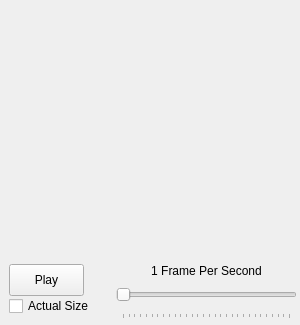
<?xml version="1.0" encoding="UTF-8"?>
<ui version="4.0">
 <class>PreviewWidget</class>
 <widget class="QDockWidget" name="PreviewWidget">
  <property name="geometry">
   <rect>
    <x>0</x>
    <y>0</y>
    <width>300</width>
    <height>347</height>
   </rect>
  </property>
  <property name="allowedAreas">
   <set>Qt::LeftDockWidgetArea|Qt::RightDockWidgetArea</set>
  </property>
  <property name="windowTitle">
   <string>Preview</string>
  </property>
  <widget class="QWidget" name="dockWidgetContents">
   <property name="maximumSize">
    <size>
     <width>300</width>
     <height>325</height>
    </size>
   </property>
   <layout class="QVBoxLayout" name="verticalLayout">
    <property name="spacing">
     <number>5</number>
    </property>
    <property name="leftMargin">
     <number>0</number>
    </property>
    <property name="topMargin">
     <number>5</number>
    </property>
    <property name="rightMargin">
     <number>0</number>
    </property>
    <property name="bottomMargin">
     <number>0</number>
    </property>
    <item>
     <widget class="QWidget" name="widget_3" native="true">
      <property name="maximumSize">
       <size>
        <width>300</width>
        <height>300</height>
       </size>
      </property>
      <layout class="QGridLayout" name="gridLayout">
       <property name="leftMargin">
        <number>0</number>
       </property>
       <property name="topMargin">
        <number>0</number>
       </property>
       <property name="rightMargin">
        <number>0</number>
       </property>
       <property name="bottomMargin">
        <number>0</number>
       </property>
       <item row="0" column="0">
        <widget class="QLabel" name="SpritePreview">
         <property name="minimumSize">
          <size>
           <width>256</width>
           <height>256</height>
          </size>
         </property>
         <property name="maximumSize">
          <size>
           <width>256</width>
           <height>256</height>
          </size>
         </property>
         <property name="frameShape">
          <enum>QFrame::NoFrame</enum>
         </property>
         <property name="frameShadow">
          <enum>QFrame::Sunken</enum>
         </property>
         <property name="text">
          <string/>
         </property>
         <property name="scaledContents">
          <bool>true</bool>
         </property>
         <property name="alignment">
          <set>Qt::AlignCenter</set>
         </property>
         <property name="margin">
          <number>0</number>
         </property>
        </widget>
       </item>
      </layout>
     </widget>
    </item>
    <item>
     <widget class="QWidget" name="widget" native="true">
      <property name="maximumSize">
       <size>
        <width>300</width>
        <height>70</height>
       </size>
      </property>
      <layout class="QHBoxLayout" name="horizontalLayout">
       <property name="spacing">
        <number>10</number>
       </property>
       <property name="leftMargin">
        <number>0</number>
       </property>
       <property name="topMargin">
        <number>0</number>
       </property>
       <property name="rightMargin">
        <number>0</number>
       </property>
       <property name="bottomMargin">
        <number>0</number>
       </property>
       <item>
        <widget class="QWidget" name="widget_4" native="true">
         <layout class="QGridLayout" name="gridLayout_2">
          <item row="0" column="0">
           <widget class="QPushButton" name="PlayPauseButton">
            <property name="minimumSize">
             <size>
              <width>75</width>
              <height>32</height>
             </size>
            </property>
            <property name="maximumSize">
             <size>
              <width>75</width>
              <height>32</height>
             </size>
            </property>
            <property name="text">
             <string>Play</string>
            </property>
           </widget>
          </item>
          <item row="1" column="0">
           <widget class="QCheckBox" name="ActualSizeCheck">
            <property name="text">
             <string>Actual Size</string>
            </property>
           </widget>
          </item>
         </layout>
        </widget>
       </item>
       <item>
        <widget class="QWidget" name="widget_2" native="true">
         <property name="maximumSize">
          <size>
           <width>230</width>
           <height>65</height>
          </size>
         </property>
         <layout class="QVBoxLayout" name="verticalLayout_2">
          <property name="spacing">
           <number>0</number>
          </property>
          <property name="leftMargin">
           <number>3</number>
          </property>
          <property name="topMargin">
           <number>0</number>
          </property>
          <property name="rightMargin">
           <number>3</number>
          </property>
          <property name="bottomMargin">
           <number>0</number>
          </property>
          <item>
           <widget class="QLabel" name="FPSLabel">
            <property name="maximumSize">
             <size>
              <width>240</width>
              <height>20</height>
             </size>
            </property>
            <property name="text">
             <string>1 Frame Per Second</string>
            </property>
            <property name="alignment">
             <set>Qt::AlignBottom|Qt::AlignHCenter</set>
            </property>
           </widget>
          </item>
          <item>
           <widget class="QSlider" name="FramesPerSecond">
            <property name="maximumSize">
             <size>
              <width>240</width>
              <height>40</height>
             </size>
            </property>
            <property name="minimum">
             <number>1</number>
            </property>
            <property name="maximum">
             <number>30</number>
            </property>
            <property name="value">
             <number>1</number>
            </property>
            <property name="sliderPosition">
             <number>1</number>
            </property>
            <property name="orientation">
             <enum>Qt::Horizontal</enum>
            </property>
            <property name="tickPosition">
             <enum>QSlider::TicksBelow</enum>
            </property>
            <property name="tickInterval">
             <number>1</number>
            </property>
           </widget>
          </item>
         </layout>
        </widget>
       </item>
      </layout>
     </widget>
    </item>
   </layout>
  </widget>
 </widget>
 <resources/>
 <connections/>
</ui>
